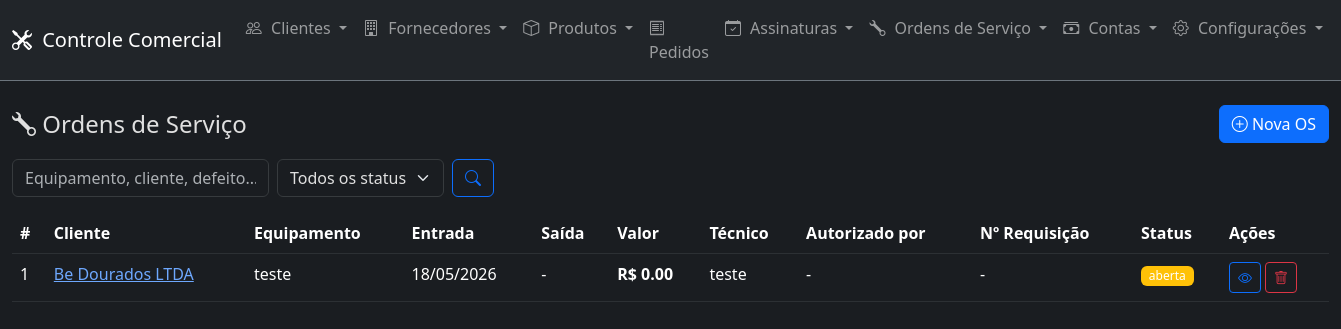
The app's page /ordens-servico/, older data.
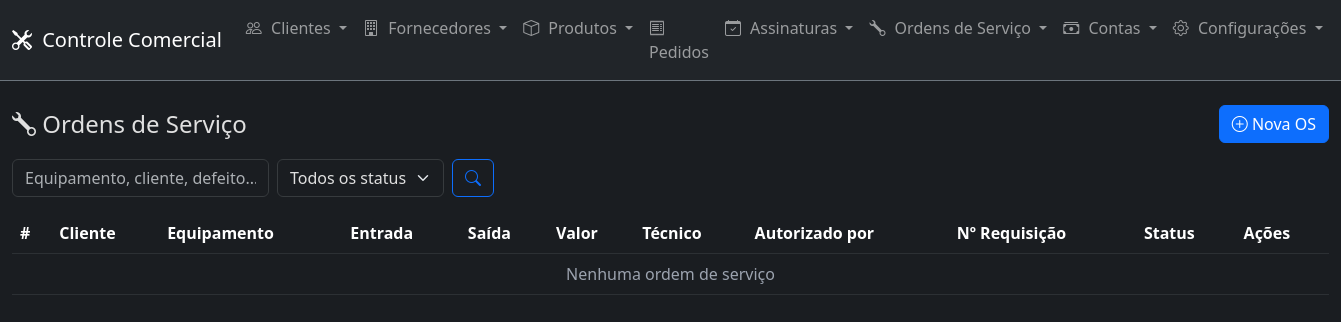
The same page, newer data.
### models.py (models this page shows)
class OrdemServico(Base):
    __tablename__ = "ordens_servico"
    id = Column(Integer, primary_key=True, index=True)
    cliente_id = Column(Integer, ForeignKey("clientes.id"), nullable=False)
    bling_id = Column(Integer, nullable=True, unique=True)
    bling_updated_at = Column(DateTime, nullable=True)
    bling_pending_sync = Column(Boolean, default=False)
    equipamento = Column(String(200), nullable=False)
    marca = Column(String(100), nullable=True)
    modelo = Column(String(100), nullable=True)
    numero_serie = Column(String(100), nullable=True)
    defeito_relatado = Column(Text, nullable=True)
    servicos_executados = Column(Text, nullable=True)
    pecas_utilizadas = Column(Text, nullable=True)
    valor_servico = Column(Float, default=0)
    valor_pecas = Column(Float, default=0)
    valor_total = Column(Float, default=0)
    data_entrada = Column(Date, nullable=False, default=date.today)
    data_saida = Column(Date, nullable=True)
    status = Column(Enum(StatusOS), default=StatusOS.ABERTA)
    tecnico = Column(String(200), nullable=True)
    autorizado_por = Column(String(200), nullable=True)
    numero_requisicao = Column(String(100), nullable=True)
    observacao = Column(Text, nullable=True)
    created_at = Column(DateTime, default=datetime.now)
    updated_at = Column(DateTime, default=datetime.now, onupdate=datetime.now)
    cliente = relationship("Cliente", back_populates="ordens_servico")

class Cliente(Base):
    __tablename__ = "clientes"
    id = Column(Integer, primary_key=True, index=True)
    codigo = Column(String(20), nullable=True, unique=True)
    bling_id = Column(Integer, nullable=True, unique=True)
    bling_updated_at = Column(DateTime, nullable=True)
    bling_pending_sync = Column(Boolean, default=False)
    nome = Column(String(200), nullable=False)
    cpf_cnpj = Column(String(20), nullable=True)
    tipo_pessoa = Column(String(10), nullable=True)
    email = Column(String(200), nullable=True)
    telefone = Column(String(20), nullable=True)
    celular = Column(String(20), nullable=True)
    endereco = Column(String(300), nullable=True)
    bairro = Column(String(100), nullable=True)
    cidade = Column(String(100), nullable=True)
    estado = Column(String(2), nullable=True)
    cep = Column(String(10), nullable=True)
    contato = Column(String(200), nullable=True)
    fantasia = Column(String(200), nullable=True)
    inscricao_estadual = Column(String(20), nullable=True)
    inscricao_municipal = Column(String(20), nullable=True)
    situacao = Column(String(1), default="A")
    observacao = Column(Text, nullable=True)
    created_at = Column(DateTime, default=datetime.now)
    updated_at = Column(DateTime, default=datetime.now, onupdate=datetime.now)
    contas_receber = relationship("ContaReceber", back_populates="cliente")
    assinaturas = relationship("Assinatura", back_populates="cliente")
    ordens_servico = relationship("OrdemServico", back_populates="cliente")

### routers/ordens_servico.py (the view)
@router.get("/")
def listar_ordens(
    request: Request, db: Session = Depends(get_db),
    status_filtro: str = Query(""), busca: str = Query("")
):
    query = db.query(OrdemServico).join(Cliente)
    if status_filtro:
        query = query.filter(OrdemServico.status == status_filtro)
    if busca:
        query = query.filter(
            OrdemServico.equipamento.ilike(f"%{busca}%") |
            Cliente.nome.ilike(f"%{busca}%") |
            OrdemServico.defeito_relatado.ilike(f"%{busca}%")
        )
    ordens = query.order_by(OrdemServico.data_entrada.desc()).all()
    clientes = db.query(Cliente).order_by(Cliente.nome).all()
    return request.app.state.templates.TemplateResponse(
        "ordens_servico/listar.html",
        {"request": request, "ordens": ordens, "clientes": clientes,
         "status_filtro": status_filtro, "busca": busca, "StatusOS": StatusOS}
    )

### templates/ordens_servico/listar.html (shortened to what this page needs)
{% extends "base.html" %}
{% block content %}
<div class="d-flex justify-content-between align-items-center mb-3">
    <h4 class="mb-0"><i class="bi bi-wrench"></i> Ordens de Serviço</h4>
    <a href="/ordens-servico/nova" class="btn btn-primary"><i class="bi bi-plus-circle"></i> Nova OS</a>
</div>
<form class="row g-2 mb-3">
    <div class="col-auto"><input type="text" class="form-control" name="busca" placeholder="Equipamento, cliente, defeito..." value="{{ busca }}"></div>
    <div class="col-auto">
        <select class="form-select" name="status_filtro" onchange="this.form.submit()">
            <option value="">Todos os status</option>
        </select>
    </div>
    <div class="col-auto"><button class="btn btn-outline-primary" type="submit"><i class="bi bi-search"></i></button></div>
</form>
<div class="table-responsive">
    <table class="table table-hover">
        <thead><tr><th>#</th><th>Cliente</th><th>Equipamento</th><th>Entrada</th><th>Saída</th><th>Valor</th><th>Técnico</th><th>Autorizado por</th><th>Nº Requisição</th><th>Status</th><th>Ações</th></tr></thead>
        <tbody>
            {% for o in ordens %}
            <tr>
                <td>{{ o.id }}</td>
                <td><a href="/clientes/{{ o.cliente.id }}">{{ o.cliente.nome }}</a></td>
                <td>{{ o.equipamento }}</td>
                <td>{{ o.data_entrada.strftime('%d/%m/%Y') if o.data_entrada else '-' }}</td>
                <td>{{ o.data_saida.strftime('%d/%m/%Y') if o.data_saida else '-' }}</td>
                <td><strong>R$ {{ "%.2f"|format(o.valor_total) }}</strong></td>
                <td>{{ o.tecnico or '-' }}</td>
                <td>{{ o.autorizado_por or '-' }}</td>
                <td>{{ o.numero_requisicao or '-' }}</td>
                <td>
                    <span class="badge bg-{{ 'warning' if o.status.value == 'aberta' else 'info' if o.status.value == 'em_andamento' else 'success' if o.status.value == 'finalizada' else 'secondary' }}">
                        {{ o.status.value }}
                    </span>
                </td>
                <td>
                    <a href="/ordens-servico/{{ o.id }}" class="btn btn-sm btn-outline-primary" title="Detalhes"><i class="bi bi-eye"></i></a>
                    <button class="btn btn-sm btn-outline-danger" onclick="confirmarExclusao('/ordens-servico/{{ o.id }}/excluir', 'Excluir OS #{{ o.id }}?')"><i class="bi bi-trash"></i></button>
                </td>
            </tr>
            {% else %}
            <tr><td colspan="11" class="text-center text-muted">Nenhuma ordem de serviço</td></tr>
            {% endfor %}
        </tbody>
    </table>
</div>
{% endblock %}

Row changes from the older to the newer data that the page shows:
removed OrdemServico: id "1", cliente.nome "Be Dourados LTDA", equipamento "teste", data_entrada "18/05/2026", data_saida "-", valor_total "0.00", tecnico "teste", autorizado_por "-", numero_requisicao "-", status.value "aberta"
Text that changed along with them:
text now shown: "Nenhuma ordem de serviço"
